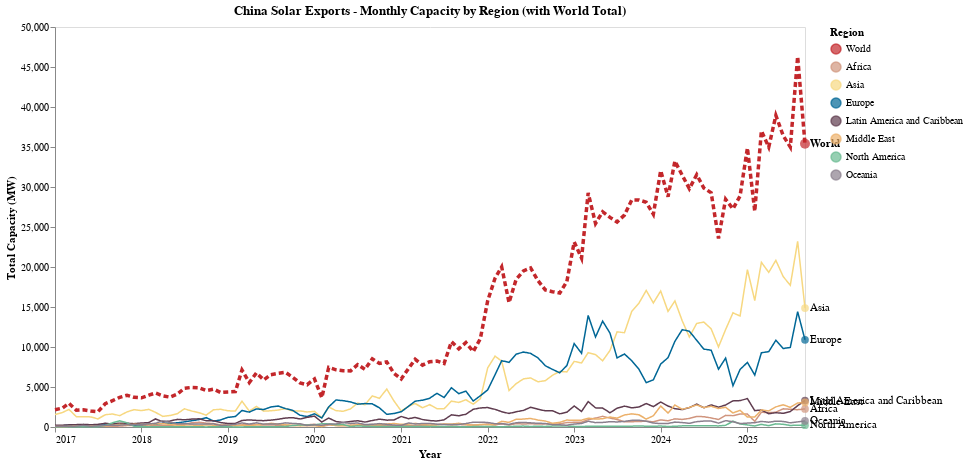

This figure's notebook cell:
### Code cell
def plot_regional_exports_with_world():
    """
    Creates a line chart of regional exports and a specially-styled
    line for the 'World' total, with points and labels at the end.
    """
    
    regions_to_remove = ["EU", "G20", "G7", "OECD", "ASEAN"]
    
    # --- FIX 1: Add "World" to the domain and range ---
    domain_list = ["World", "Africa", "Asia", "Europe", "Latin America and Caribbean", "Middle East", "North America", "Oceania"]
    
    # Added "#000000" (black) for "World" and fixed typo '##5F3C4F'
    color_range = ["#C3272B", "#D0957E","#F7D881","#006796","#5F3C4F","#ECB16B","#6ABA92","#8A7F8D"]

    # 1. Call your function
    df_regions = china_solar_exports_monthly_by_region("regions").filter(
        pl.col("Region").is_in(regions_to_remove).not_()
    )

    # 2. Load the world data
    world_df = china_solar_exports_monthly_by_region("world")

    # 3. Combine them into a single DataFrame
    combined_df = pl.concat([df_regions, world_df])

    # --- FIX 2: Remove 'legend=None' ---
    color_encoding = alt.Color(
            "Region:N",
            title="Region",
            # legend=None,  <-- This line was removed to show the legend
            scale=alt.Scale(domain=domain_list, range=color_range)
        )

    # Create the base chart
    base = alt.Chart(combined_df).encode(
        x=alt.X(
            "Date:T",
            title="Year",
            axis=alt.Axis(format="%Y", tickCount="year")
        ),
        y=alt.Y("Total Capacity (MW):Q", title="Total Capacity (MW)"),
        color=color_encoding
    )

    # --- MODIFIED Line chart ---
    lines = base.mark_line().encode(
        tooltip=["Region", "Date", "Total Capacity (MW):Q"],
        strokeWidth=alt.condition(
            alt.datum.Region == "World",
            alt.value(3.5),
            alt.value(1.5)
        ),
        strokeDash=alt.condition(
            alt.datum.Region == "World",
            alt.value([5, 3]),
            alt.value([1, 0])
        )
    )

    # --- MODIFIED Points ---
    # --- Points (use the working window logic) ---
    last_points = (
        base
        .transform_window(
            rank='rank()', sort=[alt.SortField('Date', order='descending')]
        )
        .transform_filter('datum.rank == 1')
        .mark_point(filled=True)
        .encode(
            size=alt.condition(
                alt.datum.Region == "World",
                alt.value(100),
                alt.value(60)
            )
        )
    )

    # --- Labels for regions except World ---
    labels_normal = (
        alt.Chart(combined_df)
        .transform_window(
            rank='rank()', sort=[alt.SortField('Date', order='descending')]
        )
        .transform_filter('datum.rank == 1')
        .transform_filter(alt.datum.Region != "World")
        .mark_text(align="left", dx=5, fontWeight="normal")
        .encode(
            x="Date:T",
            y="Total Capacity (MW):Q",
            text="Region:N",
            color=alt.value("black")  # break color inheritance → fixes legend issue
        )
    )

    # --- Label for World ---
    labels_bold = (
        alt.Chart(combined_df)
        .transform_window(
            rank='rank()', sort=[alt.SortField('Date', order='descending')]
        )
        .transform_filter('datum.rank == 1')
        .transform_filter(alt.datum.Region == "World")
        .mark_text(align="left", dx=5, fontWeight="bold")
        .encode(
            x="Date:T",
            y="Total Capacity (MW):Q",
            text="Region:N",
            color=alt.value("black")
        )
    )

    # --- Combine all layers ---
    styled_chart = (
        # Add both label layers
        (lines + last_points + labels_normal + labels_bold)
        .properties(
            width=750,
            height=400,
            title="China Solar Exports - Monthly Capacity by Region (with World Total)"
        )
        .configure_axis(
            grid=False
        )
    )

    return styled_chart


plot_regional_exports_with_world()#.save("images_plots/exports_by_region_plus_world.png", scale_factor=2.0)

### Figure 1 — Vega-Lite specification as saved in the notebook (floating-point values rounded to 4 significant figures; data arrays with more than 128 entries replaced by an {"elided": "..."} marker saying what was removed)
{"config": {"view": {"continuousWidth": 300, "continuousHeight": 300}, "axis": {"grid": false}}, "layer": [{"mark": {"type": "line"}, "encoding": {"color": {"field": "Region", "scale": {"domain": ["World", "Africa", "Asia", "Europe", "Latin America and Caribbean", "Middle East", "North America", "Oceania"], "range": ["#C3272B", "#D0957E", "#F7D881", "#006796", "#5F3C4F", "#ECB16B", "#6ABA92", "#8A7F8D"]}, "title": "Region", "type": "nominal"}, "strokeDash": {"condition": {"test": "(datum.Region === 'World')", "value": [5, 3]}, "value": [1, 0]}, "strokeWidth": {"condition": {"test": "(datum.Region === 'World')", "value": 3.5}, "value": 1.5}, "tooltip": [{"field": "Region", "type": "nominal"}, {"field": "Date", "type": "temporal"}, {"field": "Total Capacity (MW)", "type": "quantitative"}], "x": {"axis": {"format": "%Y", "tickCount": "year"}, "field": "Date", "title": "Year", "type": "temporal"}, "y": {"field": "Total Capacity (MW)", "title": "Total Capacity (MW)", "type": "quantitative"}}}, {"mark": {"type": "point", "filled": true}, "encoding": {"color": {"field": "Region", "scale": {"domain": ["World", "Africa", "Asia", "Europe", "Latin America and Caribbean", "Middle East", "North America", "Oceania"], "range": ["#C3272B", "#D0957E", "#F7D881", "#006796", "#5F3C4F", "#ECB16B", "#6ABA92", "#8A7F8D"]}, "title": "Region", "type": "nominal"}, "size": {"condition": {"test": "(datum.Region === 'World')", "value": 100}, "value": 60}, "x": {"axis": {"format": "%Y", "tickCount": "year"}, "field": "Date", "title": "Year", "type": "temporal"}, "y": {"field": "Total Capacity (MW)", "title": "Total Capacity (MW)", "type": "quantitative"}}, "transform": [{"window": [{"op": "rank", "field": "", "as": "rank"}], "sort": [{"field": "Date", "order": "descending"}]}, {"filter": "datum.rank == 1"}]}, {"mark": {"type": "text", "align": "left", "dx": 5, "fontWeight": "normal"}, "encoding": {"color": {"value": "black"}, "text": {"field": "Region", "type": "nominal"}, "x": {"field": "Date", "type": "temporal"}, "y": {"field": "Total Capacity (MW)", "type": "quantitative"}}, "transform": [{"window": [{"op": "rank", "field": "", "as": "rank"}], "sort": [{"field": "Date", "order": "descending"}]}, {"filter": "datum.rank == 1"}, {"filter": "(datum.Region !== 'World')"}]}, {"mark": {"type": "text", "align": "left", "dx": 5, "fontWeight": "bold"}, "encoding": {"color": {"value": "black"}, "text": {"field": "Region", "type": "nominal"}, "x": {"field": "Date", "type": "temporal"}, "y": {"field": "Total Capacity (MW)", "type": "quantitative"}}, "transform": [{"window": [{"op": "rank", "field": "", "as": "rank"}], "sort": [{"field": "Date", "order": "descending"}]}, {"filter": "datum.rank == 1"}, {"filter": "(datum.Region === 'World')"}]}], "data": {"name": "data-5a1b46eafa98de175d263b54fa1e222f"}, "height": 400, "title": "China Solar Exports - Monthly Capacity by Region (with World Total)", "width": 750, "$schema": "https://vega.github.io/schema/vega-lite/v5.20.1.json", "datasets": {"data-5a1b46eafa98de175d263b54fa1e222f": {"elided": "840 records"}}}
